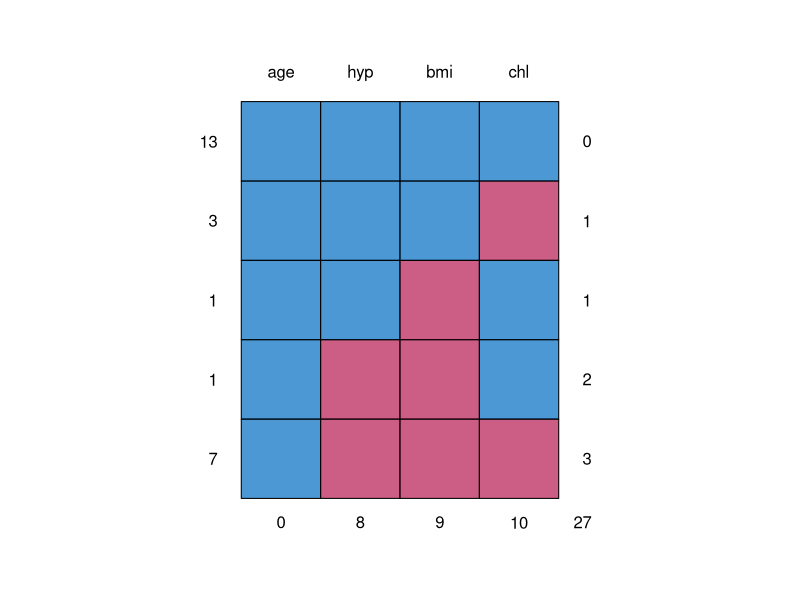
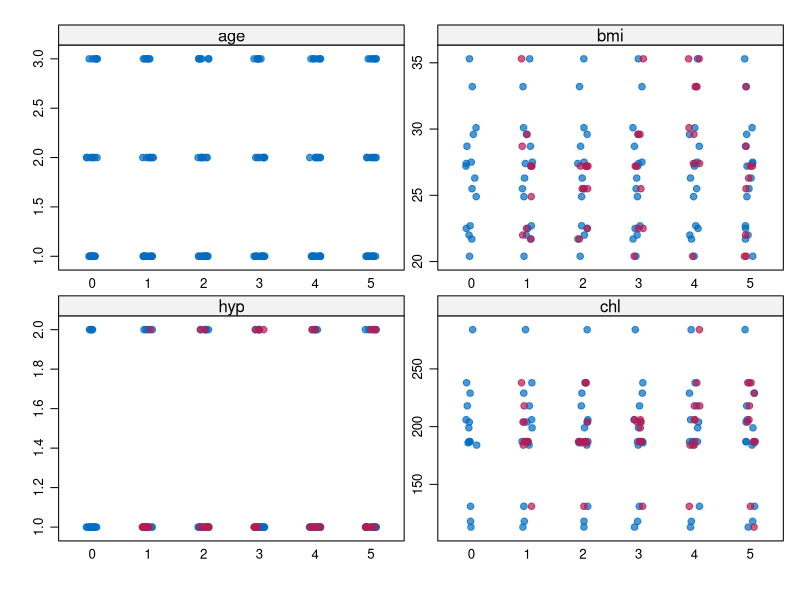
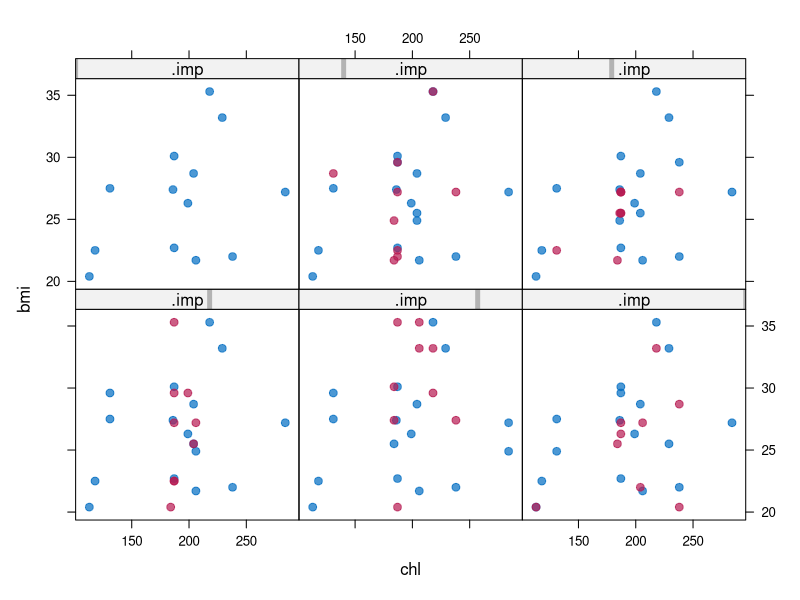
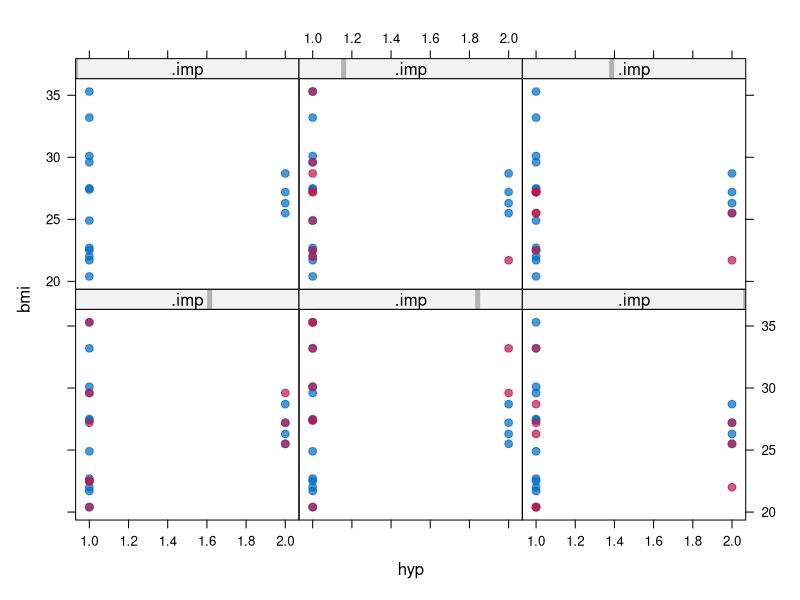
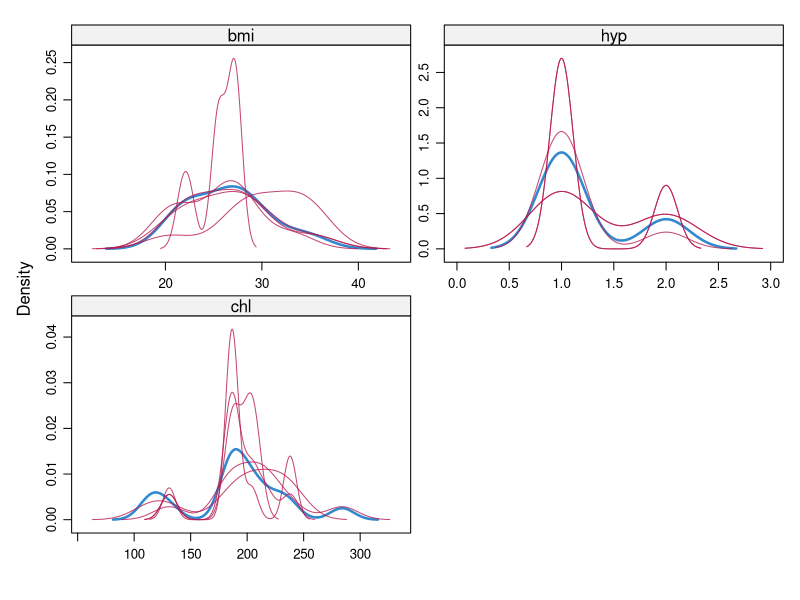
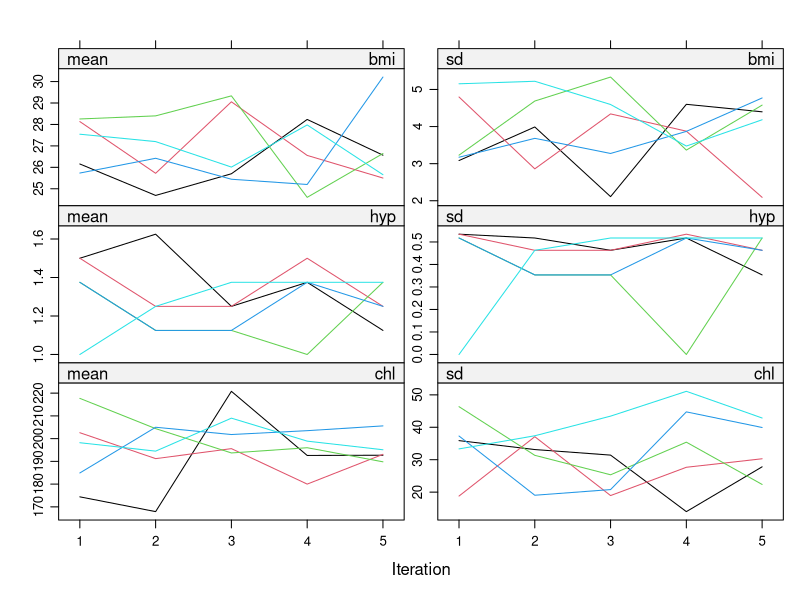
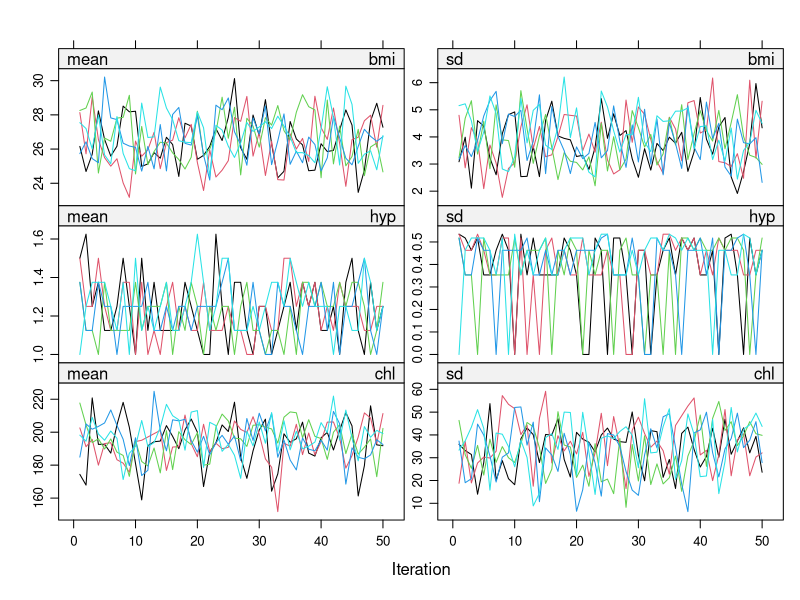

Here is the R script that generated these plots, in order: (Note: this script raises an error after producing the figures.)
#####################################################################
### R file associated with lecture on missing values
### Arthur Allignol <arthur.allignol@uni-ulm.de>
### Modified code from https://www.jstatsoft.org/article/view/v045i03
#####################################################################


library(mice) ## stands for multiple imputation by chained equations
library(lattice) ## Another graphic package
 
head(nhanes) ## CHL (cholesterol) will be the dependent variable

### Check missing value pattern
md.pattern(nhanes)
## 13 individuals with complete data (1st line)
## 7 with only age recorded (last line)


### multiple imputation with default parameters
imp <- mice(nhanes, seed=23109)

imp
## imputation method pmm (predictive mean matching): All variables are
## considered continuous
## PredictorMatrix: All variables are used in
## turn for the imputation model
## By default 5 multiply imputated data sets

### Check your imputation
imp$imp$bmi

imp$imp$hyp

## Check the first completed data
complete(imp)

## the third
complete(imp, action = 3)


### Check graphically whether imputed values are plausible
stripplot(imp, pch=20, cex=1.2) ## red dots are the imputed values

xyplot(imp, bmi~chl|.imp, pch=20, cex=1.4)
xyplot(imp, bmi~hyp|.imp, pch=20, cex=1.4)

densityplot(imp)

### Check convergence
plot(imp) ## not good; the lines don't mix. Increase number of iterations

imp <- mice(nhanes, seed=23109, maxit = 50)
plot(imp)

## Fit your analysis model
fit <- with(imp, lm(chl~age+bmi))

fit

summary(fit)

### Pooled estimates
pool(fit)
round(summary(pool(fit)),2)

### With more imputations (m=50)
imp50 <- mice(nhanes, m=50, seed=553, maxit = 30)

plot(imp50)

fit50 <- with(imp50, lm(chl~age+bmi))

round(summary(pool(fit50)),2)


#######################################
### Modify the imputation model
#######################################

### Structural form
methods(mice) ## gives all the possible imputation model

## Bayesian linear regression, pmm, simple mean imputation
imp <- mice(nhanes, meth = c("", "norm", "pmm", "mean"))

### Same data; age and hyp as factors
str(nhanes2)

imp <- mice(nhanes2, meth = c("", "norm", "norm", "mean"))

imp <- mice(nhanes2, me=c("polyreg","pmm","logreg","norm"))

### There BMI won't be imputed and won't be used in the imputation
### models for the other variables
imp <- mice(nhanes2, meth=c("","","logreg","norm"))

### For doing other changes, it is useful to do a "dry" run (by specifying maxit = 0)
ini <- mice(nhanes2, maxit=0, pri=FALSE)
ini

pred <- ini$pred
pred[,"bmi"] <- 0 ## skip bmi

meth <- ini$meth ## skip bmi through the "method"
meth["bmi"] <- ""

## call mice with the new specifications
imp <- mice(nhanes2, meth=meth, pred=pred, pri=FALSE)
imp$imp$bmi


### Preserving a transformation
nhanes2.ext <- cbind(nhanes2, lchl=log(nhanes2$chl))
ini <- mice(nhanes2.ext, maxit=0, print=FALSE)
meth <- ini$meth
meth["lchl"] <- "~log(chl)" ## specify that lchl id the log of
                            ## chl. This way lchl won't be imputed,
                            ## but only chl. Though mice will keep
                            ## them in sync
pred <- ini$pred
pred[c("hyp","chl"),"lchl"] <- 0
pred["bmi","chl"] <- 0
pred
imp <- mice(nhanes2.ext, meth=meth, pred=pred, seed=38788, print=FALSE)
head(complete(imp))




### interactions continuous variables
nhanes2.ext <- cbind(nhanes2, bmi.chl=NA)
ini <- mice(nhanes2.ext, max=0, print=FALSE)
meth <- ini$meth
meth["bmi.chl"] <- "~I(bmi * chl)" ## specify the interaction (here the variables are cent
pred <- ini$pred
pred[c("bmi","chl"),"bmi.chl"] <- 0 ## bmi.chl won't be imputed, won't
                                    ## be used for imputing the other
                                    ## variables
imp <- mice(nhanes2.ext, meth=meth, pred=pred, seed=51600, print=FALSE)
imp
complete(imp)


### interaction categorical variables
head(ini$pad$data,3)

nhanes2.ext <- cbind(nhanes2,age.1.bmi=NA,age.2.bmi=NA)
ini <- mice(nhanes2.ext, max=0, print=FALSE)
meth <- ini$meth
meth["age.1.bmi"] <- "~I(age.1*(bmi))"
meth["age.2.bmi"] <- "~I(age.2*(bmi))"
pred <- ini$pred
pred[c("age","bmi"),c("age.1.bmi","age.2.bmi")] <- 0
imp <- mice(nhanes2.ext, meth=meth, pred=pred, maxit=10)


### squeeze
nhanes2.ext <- cbind(nhanes2, lchl=NA)
ini <- mice(nhanes2.ext,max=0,pri=FALSE)
meth <- ini$meth
meth[c("lchl","chl")] <- c("~log(chl)","norm")
pred <- ini$pred
pred[c("hyp","chl"),"lchl"] <- 0
pred["bmi","chl"] <- 0
imp <- mice(nhanes2.ext, meth=meth, pred=pred, seed=1, maxit=100)

## some values of chl are negative. Problematic for log(chl)
## To solve that, "squeeze" chl
meth["lchl"] <- "~log(squeeze(chl, bounds=c(100,300)))"
imp <- mice(nhanes2.ext, meth=meth, pred=pred, seed=1, maxit=100)

